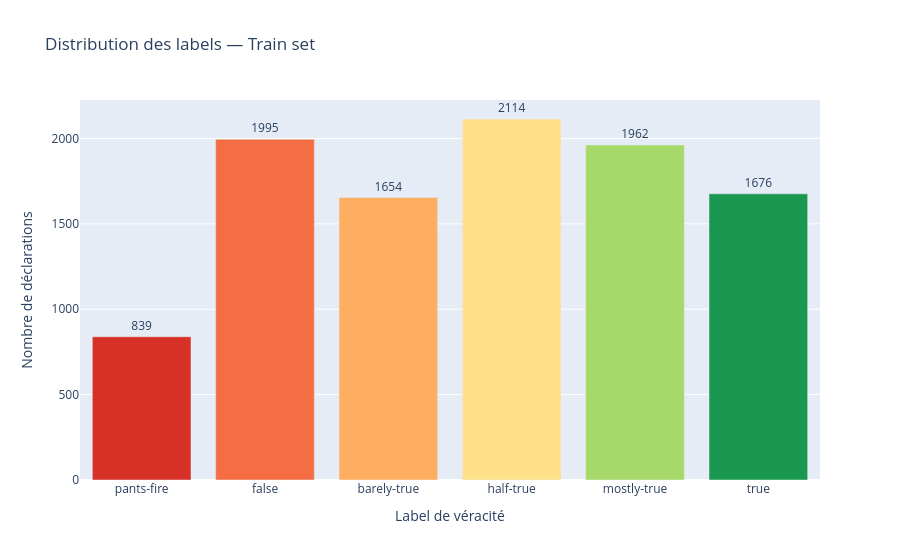

Write notebook code for a chart like this one.
### Markdown cell above
## Distribution des labels

On analyse ici la répartition des 6 labels de véracité dans le train set.
C'est une étape cruciale pour détecter un éventuel déséquilibre des classes
qui pourrait biaiser notre modèle.

### Code cell
ORDRE_LABELS = [
    "pants-fire",
    "false",
    "barely-true",
    "half-true",
    "mostly-true",
    "true"
]

COULEURS = [
    "#d73027", 
    "#f46d43",  
    "#fdae61", 
    "#fee08b",  
    "#a6d96a", 
    "#1a9850"   
]

counts = train["label"].value_counts().reindex(ORDRE_LABELS)

fig = px.bar(
    x=counts.index,
    y=counts.values,
    color=counts.index,
    color_discrete_sequence=COULEURS,
    title="Distribution des labels — Train set",
    labels={"x": "Label de véracité", "y": "Nombre de déclarations"},
    text=counts.values
)

fig.update_traces(textposition="outside")
fig.update_layout(showlegend=False)
fig.show()

# Résumé chiffré
print("\n### Résumé")
for label, count in counts.items():
    pct = count / len(train) * 100
    print(f"   {label:<20} : {count} ({pct:.1f}%)")

### Figure 1 — Plotly figure (JSON) as saved in the notebook; plotly's stock layout.template omitted (floating-point values rounded to 4 significant figures)
{"data": [{"hovertemplate": "color=pants-fire<br>Label de véracité=%{x}<br>Nombre de déclarations=%{y}<br>text=%{text}<extra></extra>", "legendgroup": "pants-fire", "marker": {"color": "#d73027", "pattern": {"shape": ""}}, "name": "pants-fire", "orientation": "v", "showlegend": true, "text": [839.0], "textposition": "outside", "type": "bar", "x": ["pants-fire"], "xaxis": "x", "y": [839], "yaxis": "y"}, {"hovertemplate": "color=false<br>Label de véracité=%{x}<br>Nombre de déclarations=%{y}<br>text=%{text}<extra></extra>", "legendgroup": "false", "marker": {"color": "#f46d43", "pattern": {"shape": ""}}, "name": "false", "orientation": "v", "showlegend": true, "text": [1995.0], "textposition": "outside", "type": "bar", "x": ["false"], "xaxis": "x", "y": [1995], "yaxis": "y"}, {"hovertemplate": "color=barely-true<br>Label de véracité=%{x}<br>Nombre de déclarations=%{y}<br>text=%{text}<extra></extra>", "legendgroup": "barely-true", "marker": {"color": "#fdae61", "pattern": {"shape": ""}}, "name": "barely-true", "orientation": "v", "showlegend": true, "text": [1654.0], "textposition": "outside", "type": "bar", "x": ["barely-true"], "xaxis": "x", "y": [1654], "yaxis": "y"}, {"hovertemplate": "color=half-true<br>Label de véracité=%{x}<br>Nombre de déclarations=%{y}<br>text=%{text}<extra></extra>", "legendgroup": "half-true", "marker": {"color": "#fee08b", "pattern": {"shape": ""}}, "name": "half-true", "orientation": "v", "showlegend": true, "text": [2114.0], "textposition": "outside", "type": "bar", "x": ["half-true"], "xaxis": "x", "y": [2114], "yaxis": "y"}, {"hovertemplate": "color=mostly-true<br>Label de véracité=%{x}<br>Nombre de déclarations=%{y}<br>text=%{text}<extra></extra>", "legendgroup": "mostly-true", "marker": {"color": "#a6d96a", "pattern": {"shape": ""}}, "name": "mostly-true", "orientation": "v", "showlegend": true, "text": [1962.0], "textposition": "outside", "type": "bar", "x": ["mostly-true"], "xaxis": "x", "y": [1962], "yaxis": "y"}, {"hovertemplate": "color=true<br>Label de véracité=%{x}<br>Nombre de déclarations=%{y}<br>text=%{text}<extra></extra>", "legendgroup": "true", "marker": {"color": "#1a9850", "pattern": {"shape": ""}}, "name": "true", "orientation": "v", "showlegend": true, "text": [1676.0], "textposition": "outside", "type": "bar", "x": ["true"], "xaxis": "x", "y": [1676], "yaxis": "y"}], "layout": {"barmode": "relative", "legend": {"title": {"text": "color"}, "tracegroupgap": 0}, "showlegend": false, "title": {"text": "Distribution des labels — Train set"}, "xaxis": {"anchor": "y", "domain": [0, 1], "title": {"text": "Label de véracité"}}, "yaxis": {"anchor": "x", "domain": [0, 1], "title": {"text": "Nombre de déclarations"}}}}
